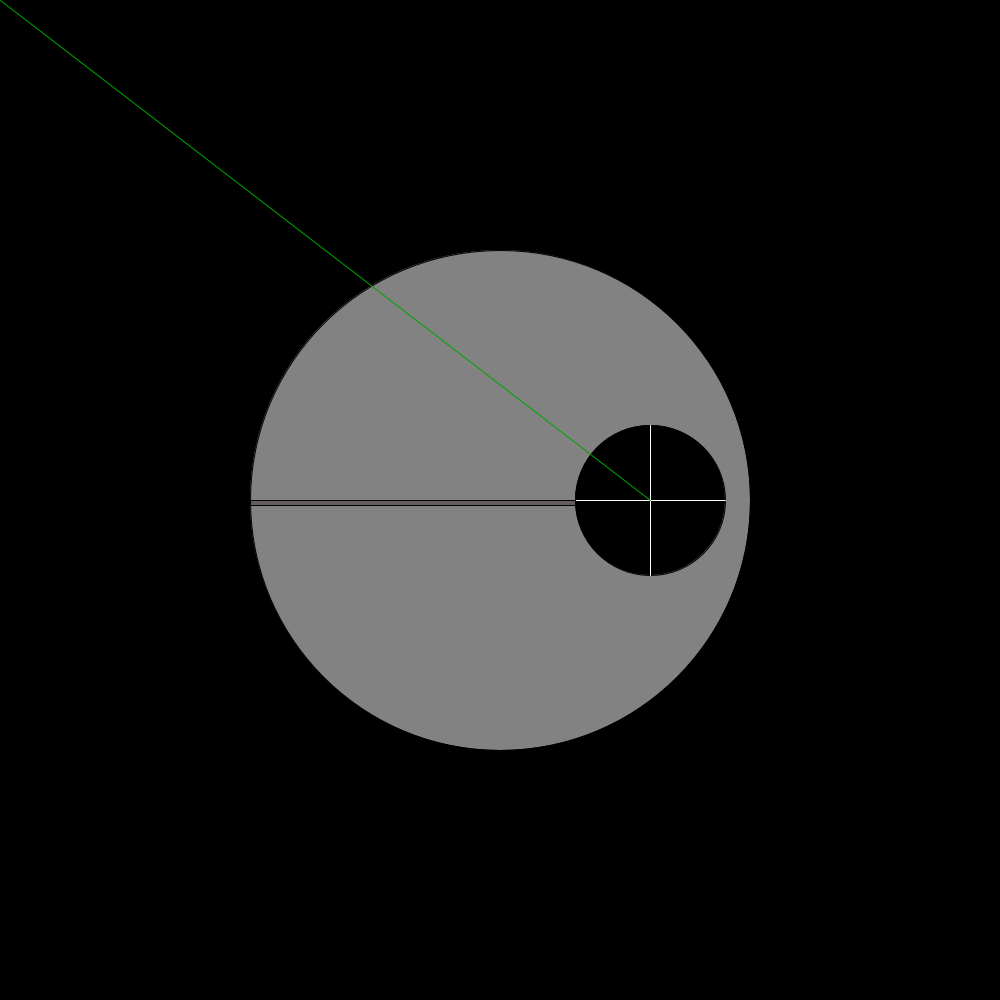
Frame 1 (no input)
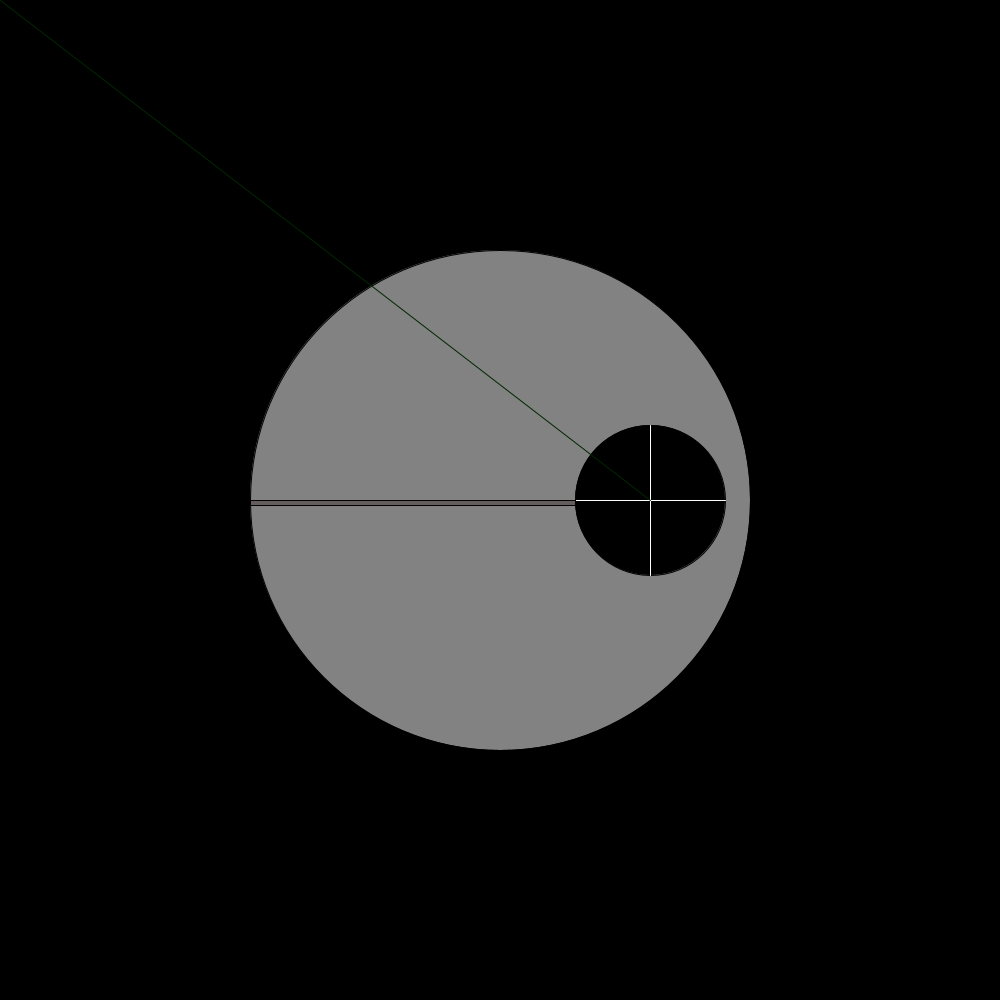
Frame 60 (the mouse pressed at the canvas centre just before this capture)
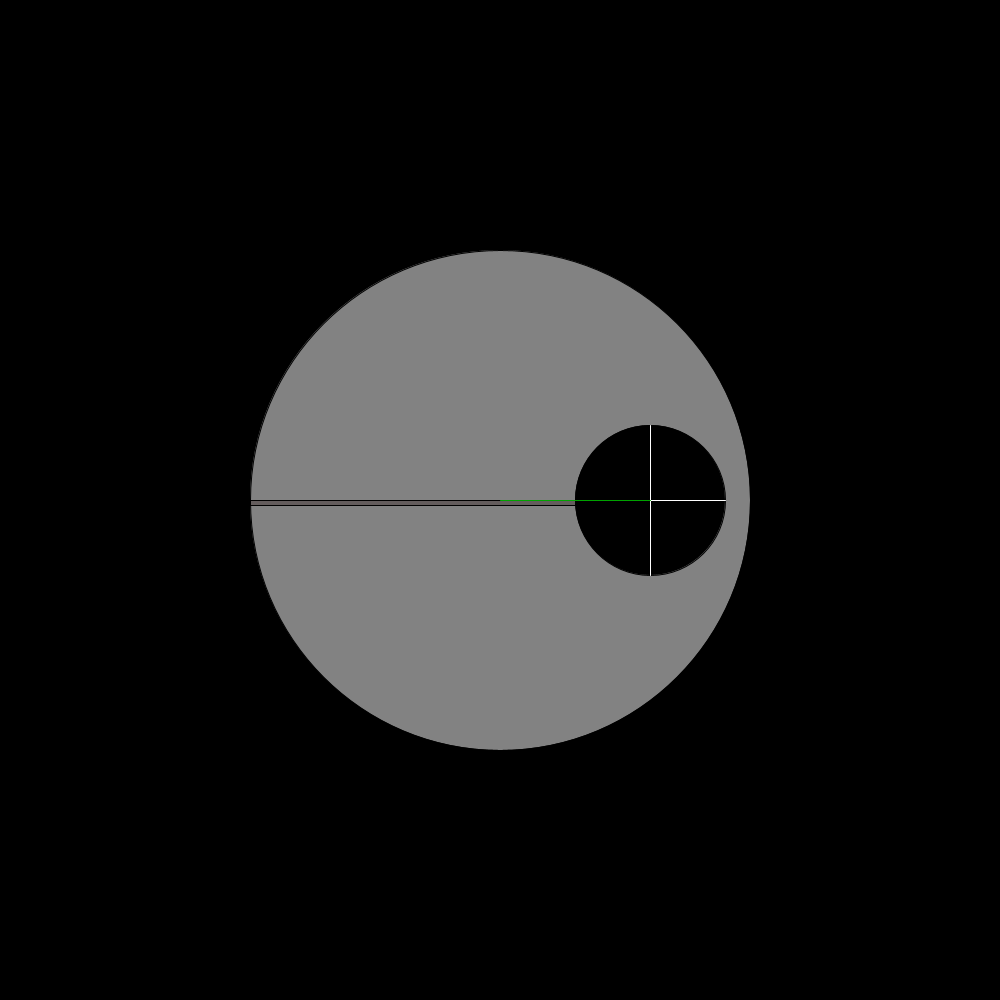
Frame 120 (the mouse held since frame 60 and released just before this capture)

The Processing sketch that drew these frames (run headless with seeded random() and noise(); from frame 60 on, the mouse is pressed at the canvas centre):

// Processing sketch: DEATH_STAR_LAZER_PROTOTYPE_
// ── DEATH_STAR_LAZER_PROTOTYPE_.pde
  int a=0;
void setup()
{
  size (1000, 1000);
  background(0, 0, 0);
  
}
void draw()
{
  background(0,0,0);
  stroke(0,0,0);
  fill(130,130,130);
ellipse(500,500,500,500);
fill(0,0,0);
ellipse(650,500,150,150);
stroke(255,255,255);
line(650,575,650,425);
line(725,500,575,500);
fill(#645D5D);
stroke(0,0,0);
rect(250,500,575-250,5);

// laser line
stroke(0,random(255),0);
line(650,500,mouseX,mouseY);


  a=a+2;
  if (a>2000)
  {
    a=0;
  }
}
